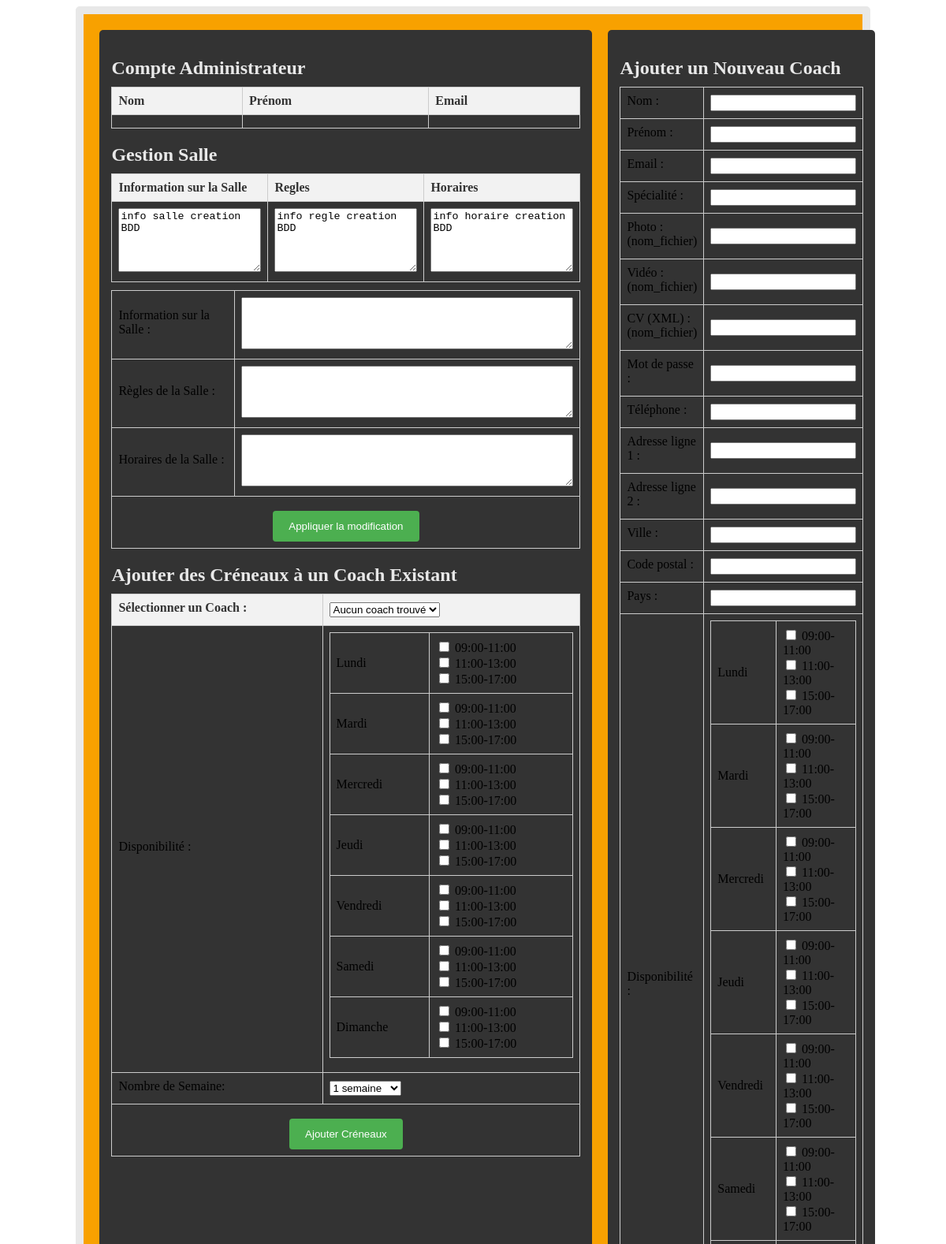
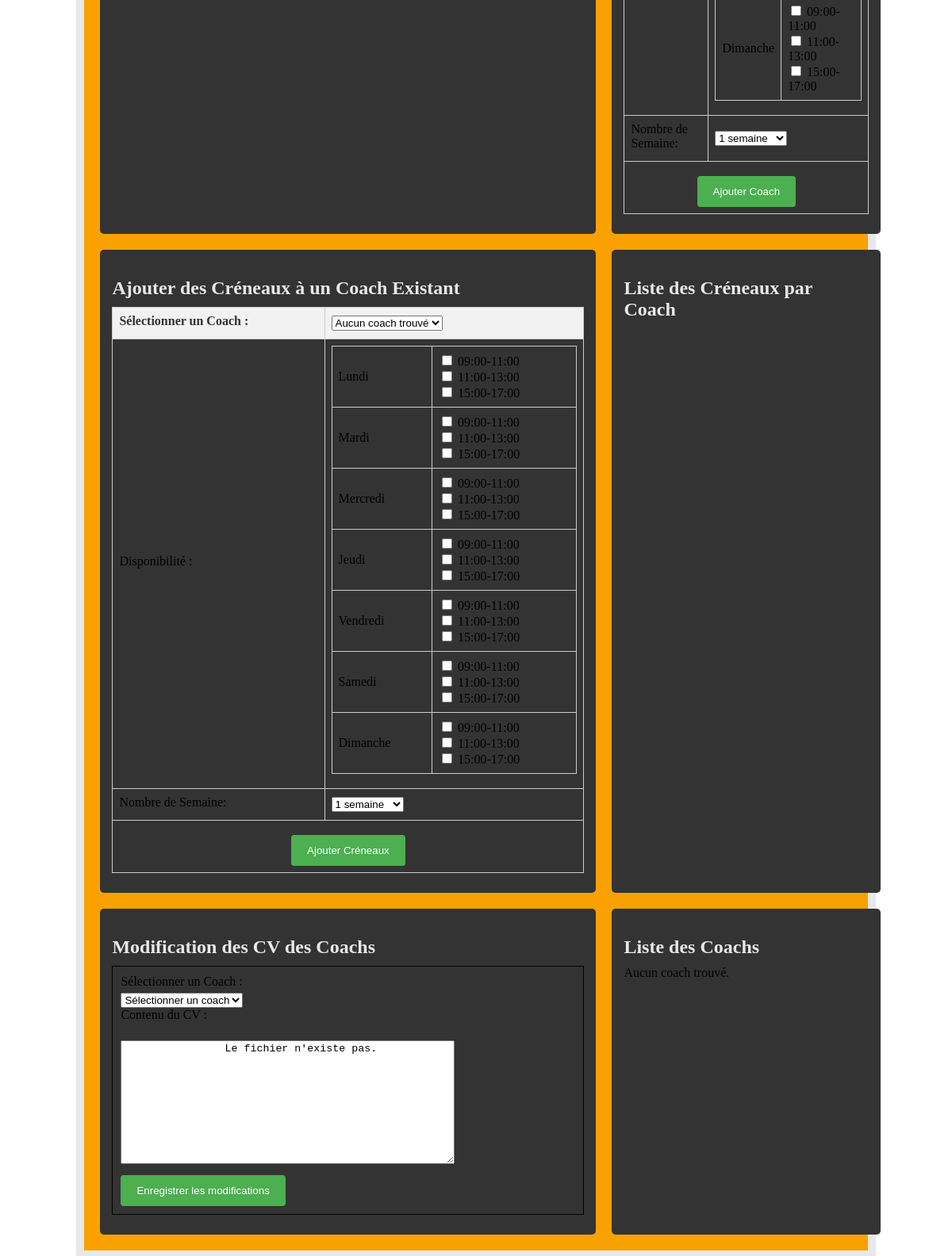
Page /ACCOUNT_admin.php on the committed database (2 pictures, top to bottom).
### tables this page shows
CREATE TABLE salle(
    info VARCHAR(2000),
    regle VARCHAR(2000),
    horaire VARCHAR(2000)
);

### ACCOUNT_admin.php (the view, shortened to what this page needs)
<!DOCTYPE html>
<html lang="en">
<head>
    <link href="ACCOUNT.css" rel="stylesheet" type="text/css"/>
</head>
<body>
<div id="section">
    <div id="admin" class="content" style="display: block;">
        <h2>Compte Administrateur</h2>
        <?php
        echo "<table border='1'>";
        echo "<tr>";
        echo "<th>Nom</th>";
        echo "<th>Prénom</th>";
        echo "<th>Email</th>";
        echo "</tr>";
        echo "<tr>";
        echo "<td>" . (isset($_SESSION['nom']) ? $_SESSION['nom'] : '') . "</td>";
        echo "<td>" . (isset($_SESSION['prenom']) ? $_SESSION['prenom'] : '') . "</td>";
        echo "<td>" . (isset($_SESSION['email']) ? $_SESSION['email'] : '') . "</td>";
        echo "</tr>";
        echo "</table>";
        ?>
        <h2>Gestion Salle</h2>
        <table>
            <?php
            $database = "Sportify";
            $db_handle = mysqli_connect('localhost', 'root', '');
            $db_found = mysqli_select_db($db_handle, $database);
            if ($db_found) {
                $query_salle = "SELECT * FROM salle";
                $result_salle = mysqli_query($db_handle, $query_salle);
                echo "<tr><th>Information sur la Salle</th><th>Regles</th><th>Horaires</th></tr>";
                while ($row_salle = mysqli_fetch_assoc($result_salle)) {
                    echo "<tr>";
                    echo "<td><textarea cols='20' rows='5'>" . $row_salle['info'] . "</textarea></td>";
                    echo "<td><textarea cols='20' rows='5'>" . $row_salle['regle'] . "</textarea></td>";
                    echo "<td><textarea cols='20' rows='5'>" . $row_salle['horaire'] . "</textarea></td>";
                    echo "</tr>";
                }
            }
            ?>
        </table>
        <table>
            <form method="post" action="src_modifier_info_salle.php" enctype="multipart/form-data">
                <tr>
                    <td><label for="info_salle">Information sur la Salle :</label></td>
                    <td><textarea id="info_salle" name="info_salle" rows="4" cols="50" required></textarea></td>
                </tr>
                <tr>
                    <td><label for="info_regle">Règles de la Salle :</label></td>
                    <td><textarea id="info_regle" name="info_regle" rows="4" cols="50" required></textarea></td>
                </tr>
                <tr>
                    <td><label for="info_horaire">Horaires de la Salle :</label></td>
                    <td><textarea id="info_horaire" name="info_horaire" rows="4" cols="50" required></textarea></td>
                </tr>
                <tr>
                    <td colspan="2" style="text-align: center;">
                        <input type="submit" value="Appliquer la modification">
                    </td>
                </tr>
            </form>
        </table>
        <h2>Ajouter des Créneaux à un Coach Existant</h2>
        <table>
            <form method="post" action="src_ajout_creneaux_coach.php" enctype="multipart/form-data">
                <tr>
                    <th><label for="coach_select">Sélectionner un Coach :</label></th>
                    <th>
                        <select id="coach_select" name="id_coach" required>
                            <?php
                            $database = "Sportify";
                            $db_handle = mysqli_connect('localhost', 'root', '');
                            $db_found = mysqli_select_db($db_handle, $database);
                            if ($db_found) {
                                $query = "SELECT id_coach, nom, prenom FROM coach";
                                $result = mysqli_query($db_handle, $query);
                                if (mysqli_num_rows($result) > 0) {
                                    while ($row = mysqli_fetch_assoc($result)) {
                                        echo "<option value='" . $row['id_coach'] . "'>" . $row['nom'] . " " . $row['prenom'] . "</option>";
                                    }
                                } else {
                                    echo "<option value=''>Aucun coach trouvé</option>";
                                }
                            }
                            ?>
                        </select>
                    </th>
                </tr>
                <tr>
                    <td><label for="disponibilite_coach">Disponibilité :</label></td>
                    <td>
                        <table>
                            <?php
                            $jours = ['Lundi', 'Mardi', 'Mercredi', 'Jeudi', 'Vendredi', 'Samedi', 'Dimanche'];
                            $creneaux = [
                                '09:00-11:00' => ['09:00:00', '11:00:00'],
                                '11:00-13:00' => ['11:00:00', '13:00:00'],
                                '15:00-17:00' => ['15:00:00', '17:00:00']
                            ];
                            foreach ($jours as $jour) {
                                echo "<tr><td>$jour</td><td>";
                                foreach ($creneaux as $label => $times) {
                                    echo "<input type='checkbox' name='creneaux[$jour][]' value='" . implode(',', $times) . "'> $label<br>";
                                }
                                echo "</td></tr>";
                            }
                            ?>
                        </table>
                    </td>
                </tr>
                <tr>
                    <td><label for="duree_semaine">Nombre de Semaine:</label></td>
                    <td>
                        <select id="duree_semaine" name="duree_semaine">
                            <option value="1">1 semaine</option>
                        </select>
                    </td>
                </tr>
                <tr>
                    <td colspan="2" style="text-align: center;">
                        <input type="submit" value="Ajouter Créneaux">
                    </td>
                </tr>
            </form>
        </table>
    </div>
    <div id="ajout_coach" class="content" style="display: block;">
        <h2>Ajouter un Nouveau Coach</h2>
            <table>
                <form method="post" action="src_ajout_coach.php" enctype="multipart/form-data">
                <tr>
                    <td><label for="nom_coach">Nom :</label></td>
                    <td><input type="text" id="nom_coach" name="nom_coach" required></td>
                </tr>
                <tr>
                    <td><label for="prenom_coach">Prénom :</label></td>
                    <td><input type="text" id="prenom_coach" name="prenom_coach" required></td>
                </tr>
                <tr>
                    <td><label for="email_coach">Email :</label></td>
                    <td><input type="email" id="email_coach" name="email_coach" required></td>
                </tr>
                <tr>
                    <td><label for="specialite_coach">Spécialité :</label></td>
                    <td><input type="text" id="specialite_coach" name="specialite_coach" required></td>
                </tr>
                <tr>
                    <td><label for="photo_coach">Photo :(nom_fichier)</label></td>
                    <td><input type="text" id="photo_coach" name="photo_coach"></td>
                </tr>
                <tr>
                    <td><label for="video_coach">Vidéo :(nom_fichier)</label></td>
                    <td><input type="text" id="video_coach" name="video_coach"></td>
                </tr>
                <tr>
                    <td><label for="cv_coach">CV (XML) :(nom_fichier)</label></td>
                    <td><input type="text" id="cv_coach" name="cv_coach"></td>
                </tr>
                <tr>
                    <td><label for="password">Mot de passe :</label></td>
                    <td><input type="password" id="password" name="password" required></td>
                </tr>
                <tr>
                    <td><label for="telephone">Téléphone :</label></td>
                    <td><input type="text" id="telephone" name="telephone" required></td>
                </tr>
                <tr>
                    <td><label for="adresse_ligne1">Adresse ligne 1 :</label></td>
                    <td><input type="text" id="adresse_ligne1" name="adresse_ligne1" required></td>
                </tr>
                <tr>
                    <td><label for="adresse_ligne2">Adresse ligne 2 :</label></td>
                    <td><input type="text" id="adresse_ligne2" name="adresse_ligne2"></td>
                </tr>
                <tr>
                    <td><label for="ville">Ville :</label></td>
                    <td><input type="text" id="ville" name="ville" required></td>
                </tr>
                <tr>
                    <td><label for="code_postal">Code postal :</label></td>
                    <td><input type="text" id="code_postal" name="code_postal" required></td>
                </tr>
                <tr>
                    <td><label for="pays">Pays :</label></td>
                    <td><input type="text" id="pays" name="pays" required></td>
                </tr>
                <tr>
                    <td><label for="disponibilite_coach">Disponibilité :</label></td>
                    <td>
                        <table>
                            <?php
                            $jours = ['Lundi', 'Mardi', 'Mercredi', 'Jeudi', 'Vendredi', 'Samedi', 'Dimanche'];
                            $creneaux = [
                                '09:00-11:00' => ['09:00:00', '11:00:00'],
                                '11:00-13:00' => ['11:00:00', '13:00:00'],
                                '15:00-17:00' => ['15:00:00', '17:00:00']
                            ];
                            foreach ($jours as $jour) {
                                echo "<tr><td>$jour</td><td>";
                                foreach ($creneaux as $label => $times) {
                                    echo "<input type='checkbox' name='creneaux[$jour][]' value='" . implode(',', $times) . "'> $label<br>";
                                }
                                echo "</td></tr>";
                            }
                            ?>
                        </table>
                    </td>
                </tr>
                <tr>
                    <td><label for="duree_semaine">Nombre de Semaine:</label></td>
                    <td>
                        <select id="duree_semaine" name="duree_semaine">
                            <option value="1">1 semaine</option>
                        </select>
                    </td>
                </tr>
                <tr>
                    <td colspan="2" style="text-align: center;">
                        <input type="submit" value="Ajouter Coach">
                    </td>
                </tr>
        </form>
            </table>
    </div>
    <div id="ajout_creneau" class="content" style="display: block;">
        <h2>Ajouter des Créneaux à un Coach Existant</h2>
            <table>
                <form method="post" action="src_ajout_creneaux_coach.php" enctype="multipart/form-data">
                <tr>
                    <th><label for="coach_select">Sélectionner un Coach :</label></th>
                    <th>
                        <select id="coach_select" name="id_coach" required>
                            <?php
                            $database = "Sportify";
                            $db_handle = mysqli_connect('localhost', 'root', '');
                            $db_found = mysqli_select_db($db_handle, $database);
                            if ($db_found) {
                                $query = "SELECT id_coach, nom, prenom FROM coach";
                                $result = mysqli_query($db_handle, $query);
                                if (mysqli_num_rows($result) > 0) {
                                    while ($row = mysqli_fetch_assoc($result)) {
                                        echo "<option value='" . $row['id_coach'] . "'>" . $row['nom'] . " " . $row['prenom'] . "</option>";
                                    }
                                } else {
                                    echo "<option value=''>Aucun coach trouvé</option>";
                                }
                            }
                            ?>
                        </select>
                    </th>
                </tr>
                <tr>
                    <td><label for="disponibilite_coach">Disponibilité :</label></td>
                    <td>
                        <table>
                            <?php
                            $jours = ['Lundi', 'Mardi', 'Mercredi', 'Jeudi', 'Vendredi', 'Samedi', 'Dimanche'];
                            foreach ($jours as $jour) {
                                echo "<tr><td>$jour</td><td>";
                                foreach ($creneaux as $label => $times) {
                                    echo "<input type='checkbox' name='creneaux[$jour][]' value='" . implode(',', $times) . "'> $label<br>";
                                }
                                echo "</td></tr>";
                            }
                            ?>
                        </table>
                    </td>
                </tr>
                <tr>
                    <td><label for="duree_semaine">Nombre de Semaine:</label></td>
                    <td>
                        <select id="duree_semaine" name="duree_semaine">
                            <option value="1">1 semaine</option>
                        </select>
                    </td>
                </tr>
                <tr>
                    <td colspan="2" style="text-align: center;">
                        <input type="submit" value="Ajouter Créneaux">
                    </td>
                </tr>
                </form>
            </table>
    </div>
    <div id="liste_creneau" class="content" style="display: block;">
        <h2>Liste des Créneaux par Coach</h2>
    </div>
    <div id="modif_cv" class="content" style="display: block;">
        <h2>Modification des CV des Coachs</h2>
        <?php
        $nom_cv = "rsc/coach1.xml";
        ?>
        <form id="cv_form" method="post" action="src_xml_save.php" onsubmit="event.preventDefault(); submitForm();">
            <label for="select_coach">Sélectionner un Coach :</label>
            <select id="select_coach" name="select_coach">
                <option value="1" selected selected hidden>Sélectionner un coach</option>
            </select>
            <br>
            <label for="cv_content">Contenu du CV :</label><br>
            <textarea id="cv_content" name="cv_content" rows="10" cols="50">
                <?php
                $dossier = 'rsc/';
                $filename = $dossier . $nom_cv;
                if (file_exists($filename)) {
                    $xmlContent = file_get_contents($filename);
                    echo '<pre>';
                    echo htmlspecialchars($xmlContent);
                    echo '</pre>';
                } else {
                    echo 'Le fichier n\'existe pas.';
                }
                ?>
            </textarea>
            <br>
            <input type="submit" value="Enregistrer les modifications">
        </form>
    </div>
    <div id="liste_coach" class="content" style="display: block;">
        <h2>Liste des Coachs</h2>
    </div>
</div>
</body>
</html>

### ACCOUNT.css (style rules this page uses)
form { border: 1px solid black; padding: 10px; margin: 20px; }
table { width: 100%; border-collapse: collapse; }
td { border: 1px solid black; padding: 5px; }
label { display: block; margin-bottom: 5px; }
input[type="submit"] { margin-top: 10px; }

### ACCOUNT_admin.php (style rules this page uses)
#section { width: 80%; margin: 0 auto; padding: 20px; background-color: #f8a100; border: 10px solid #e8e8e8; border-radius: 5px; display: grid; grid-template-columns: repeat(2, 1fr); grid-gap: 20px; }
.content { background-color: #333333; padding: 15px; border-radius: 5px; }
.content h2, .content h3 { color: #e8e8e8; margin-bottom: 10px; }
.content table { width: 100%; border-collapse: collapse; margin-bottom: 10px; }
.content th, .content td { padding: 8px; text-align: left; border: 1px solid #ccc; }
.content th { background-color: #f2f2f2; color : #333333; }
.content form { padding: 10px; margin: 10px 0; }
.content label { display: block; margin-bottom: 5px; }
.content input[type="submit"] { margin-top: 10px; background-color: #4CAF50; color: white; padding: 12px 20px; border: none; border-radius: 4px; cursor: pointer; }

### rows in the picture
salle: info "info salle creation BDD", regle "info regle creation BDD", horaire "info horaire creation BDD"

### other values in the picture
$jour "Lundi"
$label "09:00-11:00"
$label "11:00-13:00"
$label "15:00-17:00"
$jour "Mardi"
$jour "Mercredi"
$jour "Jeudi"
$jour "Vendredi"
$jour "Samedi"
$jour "Dimanche"
